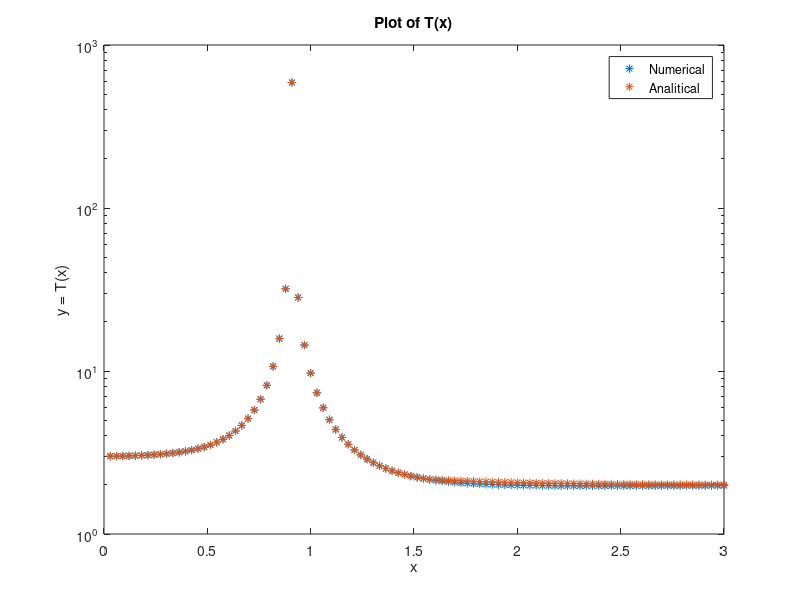

Write MATLAB code to recreate this figure.
% clear previous experiment results
clc, clearvars, close all

% define domain and function
x = linspace(0,3,100);
y = @(x) cos(x)./x.^3 - x.^2;
% define erronous domain
esim = 1.0e-8;
x_eps = x.*(1+esim);
% calculate true y and epsilon y
ydot = y(x);
yeps = y(x_eps);
% calculate T numerically
numerator = yeps - ydot;
abs_error = abs(numerator ./ ydot);
tx = 1/esim * abs_error;

% calculate T analiticaly (formula calculated in the report)
T1 = -sin(x)./(x.^2);
T2 = -3*cos(x)./(x.^3);
T3 = 2*x.^2;

Tn = (abs(T1) + abs(T2) + abs(T3));
tx_analitical = Tn./abs(ydot);

% plot results to validate both methods result in simmilar results
semilogy(x,tx, '*');
hold on 
semilogy(x,tx_analitical, '*');
title("Plot of T(x)"), xlabel("x"), ylabel("y = T(x)"),
legend("Numerical", "Analitical")
